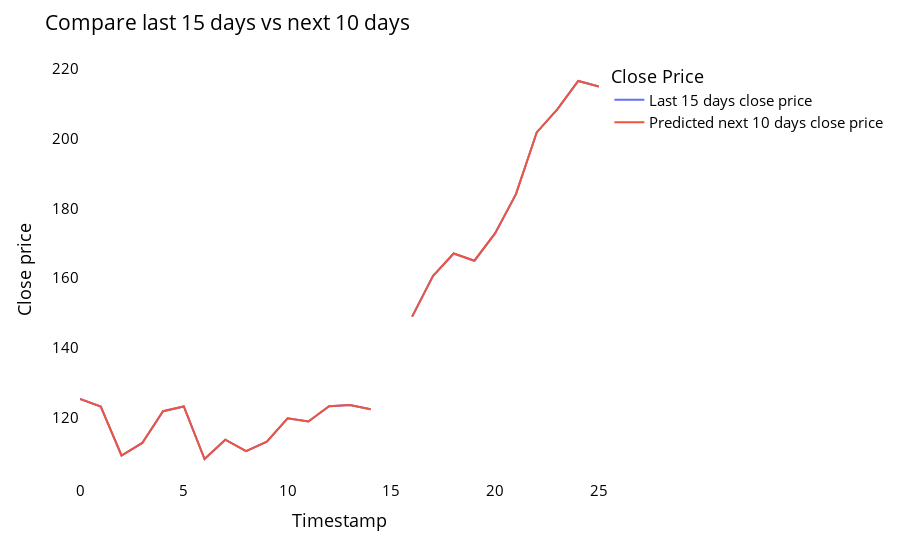

Notebook source saved alongside this figure:
### Code cell
temp_mat = np.empty((len(last_days)+pred_days+1,1))
temp_mat[:] = np.nan
temp_mat = temp_mat.reshape(1,-1).tolist()[0]

last_original_days_value = temp_mat
next_predicted_days_value = temp_mat

last_original_days_value[0:time_step+1] = scaler.inverse_transform(closedf[len(closedf)-time_step:]).reshape(1,-1).tolist()[0]
next_predicted_days_value[time_step+1:] = scaler.inverse_transform(np.array(lst_output).reshape(-1,1)).reshape(1,-1).tolist()[0]

new_pred_plot = pd.DataFrame({
    'last_original_days_value':last_original_days_value,
    'next_predicted_days_value':next_predicted_days_value
})

names = cycle(['Last 15 days close price','Predicted next 10 days close price'])

fig = px.line(new_pred_plot,x=new_pred_plot.index, y=[new_pred_plot['last_original_days_value'],
                                                      new_pred_plot['next_predicted_days_value']],
              labels={'value': 'Close price','index': 'Timestamp'})
fig.update_layout(title_text='Compare last 15 days vs next 10 days',
                  plot_bgcolor='white', font_size=15, font_color='black',legend_title_text='Close Price')
fig.for_each_trace(lambda t:  t.update(name = next(names)))
fig.update_xaxes(showgrid=False)
fig.update_yaxes(showgrid=False)
fig.show()

### Figure 1 — Plotly figure (JSON) as saved in the notebook; plotly's stock layout.template omitted (floating-point values rounded to 4 significant figures)
{"data": [{"hovertemplate": "variable=last_original_days_value<br>Timestamp=%{x}<br>Close price=%{y}<extra></extra>", "legendgroup": "last_original_days_value", "line": {"color": "#636efa", "dash": "solid"}, "marker": {"symbol": "circle"}, "mode": "lines", "name": "Last 15 days close price", "orientation": "v", "showlegend": true, "type": "scatter", "x": [0, 1, 2, 3, 4, 5, 6, 7, 8, 9, 10, 11, 12, 13, 14, 15, 16, 17, 18, 19, 20, 21, 22, 23, 24, 25], "xaxis": "x", "y": [125.3, 123.2, 109.1, 112.7, 121.8, 123.2, 108.1, 113.6, 110.3, 113.1, 119.8, 118.8, 123.2, 123.6, 122.4, null, 148.9, 160.5, 167.1, 165.0, 172.9, 184.1, 201.8, 208.5, 216.5, 215.0], "yaxis": "y"}, {"hovertemplate": "variable=next_predicted_days_value<br>Timestamp=%{x}<br>Close price=%{y}<extra></extra>", "legendgroup": "next_predicted_days_value", "line": {"color": "#EF553B", "dash": "solid"}, "marker": {"symbol": "circle"}, "mode": "lines", "name": "Predicted next 10 days close price", "orientation": "v", "showlegend": true, "type": "scatter", "x": [0, 1, 2, 3, 4, 5, 6, 7, 8, 9, 10, 11, 12, 13, 14, 15, 16, 17, 18, 19, 20, 21, 22, 23, 24, 25], "xaxis": "x", "y": [125.3, 123.2, 109.1, 112.7, 121.8, 123.2, 108.1, 113.6, 110.3, 113.1, 119.8, 118.8, 123.2, 123.6, 122.4, null, 148.9, 160.5, 167.1, 165.0, 172.9, 184.1, 201.8, 208.5, 216.5, 215.0], "yaxis": "y"}], "layout": {"font": {"color": "black", "size": 15}, "legend": {"title": {"text": "Close Price"}, "tracegroupgap": 0}, "margin": {"t": 60}, "plot_bgcolor": "white", "title": {"text": "Compare last 15 days vs next 10 days"}, "xaxis": {"anchor": "y", "domain": [0, 1], "showgrid": false, "title": {"text": "Timestamp"}}, "yaxis": {"anchor": "x", "domain": [0, 1], "showgrid": false, "title": {"text": "Close price"}}}}
